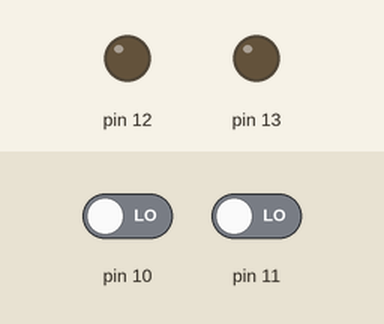
Recording of a sketch running on a simulated Arduino Uno, built with avr-gcc and run on an emulated ATmega328P. Shown: output pins drawn as LEDs (lit = HIGH). Inputs (shaded band) come from the test bench; at power-on: pin 10 LOW, pin 11 LOW. What the sketch prints to the serial monitor is not drawn.

Above: at 0.1 s.
At 30.1 s:
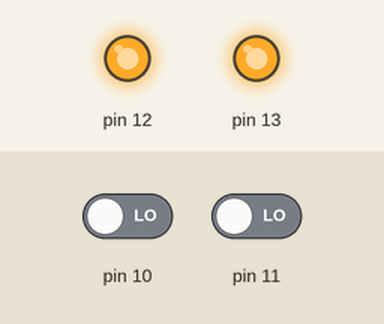
At 32.1 s:
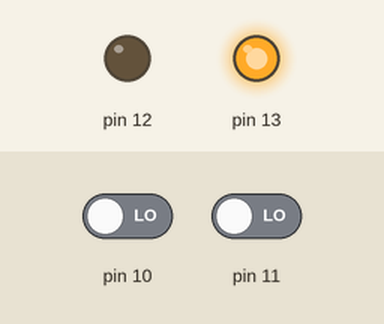
Timing chart, 0 to 33.6 s (numbered marks = the images above):
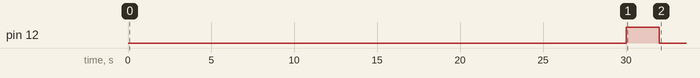

The sketch:

pir.ino
```cpp
int data;
int data1;
void setup()
{
  Serial.begin(9600);
  pinMode(10,INPUT);
  pinMode(11,INPUT);
  pinMode(12,OUTPUT);
  pinMode(13,OUTPUT);
  Serial.print("calibrating sensor");
  for(int i=0;i<30;i++)
  {
    Serial.print(".");
    delay(1000);

  }

Serial.println("done");
Serial.println("sensor active");
digitalWrite(13,HIGH);
digitalWrite(12,HIGH);
delay(2000);
digitalWrite(12,LOW);
delay(50);
}

void loop()
{
  data=digitalRead(10);
  data1=digitalRead(11);
  boolean lock=true;
  if(data==HIGH&&lock==true)
  {
    lock=false;
    digitalWrite(12,HIGH);
    delay(500);
    digitalWrite(12,LOW);
    delay(4000);
    lock=true;
  }
   if(data1==HIGH&&lock==true)
  {
    lock=false;
    digitalWrite(12,HIGH);
    delay(500);
    digitalWrite(12,LOW);
    delay(4000);
    lock=true;
  }
}
```
